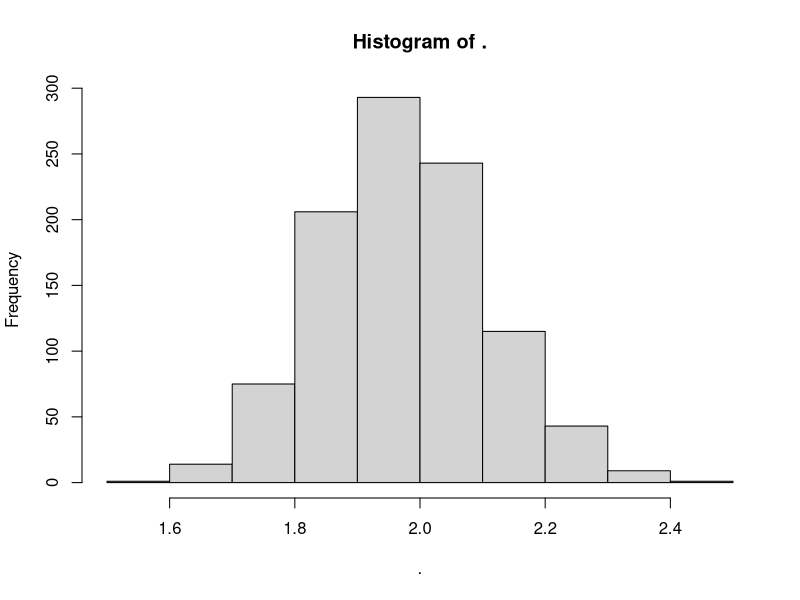

This figure's R source:
# 06_workshop_extra.R


# EXERCISE 1 - Writing a Function #####################3
f = function(Eu, El, sd){     
  cp = (Eu - El) / (6 * sd)  
  return(cp)
}

# roxygen2 style commenting for functions

#' @name f
#' @title Cp Process Control Index Function
#' @description 
#' Calculate any Cp statistic with just 3 inputs! Yay!
#' @param Eu:int Upper Specification Limit
#' @param El:int Lower Specification Limit
#' @param sd:int Sigma-short (average within group standard deviation)
#' @importFrom dplyr `%>%` filter (for example)
f = function(Eu, El, sd){     
  cp = (Eu - El) / (6 * sd)  
  return(cp)
}


f(Eu = 10, El = 2, sd = 5)

# EXERCISE 2 ###################################
library(dplyr)
library(readr)
water = read_csv("workshops/onsen.csv", show_col_types = FALSE)
water %>% head() %>% glimpse()






# EXERCISE 3 #####################################


# What's bootstrapping?
# Take the existing data
# Sample with Replacement for the entire data
# Calculate a Stat
# Get a stat that has been slightly influenced by random chance




library(dplyr)
library(readr)
water = read_csv("workshops/onsen.csv", show_col_types = FALSE)

water %>%
  summarize(sigma_t = sd(temp))


# We need 1000 standard deviations
# We need 1000 resampled water datasets
# We need 1000 water datasets --- x
# We need a dataframe of 1000 ids -- x

boot = tibble(rep = 1:1000) %>%
  group_by(rep) %>%
  reframe(water) %>%
  group_by(rep) %>%
  sample_n(size = n(), replace = TRUE)

stat = boot %>%
  group_by(rep) %>%
  summarize(sigma_t = sd(temp))

stat$sigma_t %>% hist()

stat %>% 
  ungroup() %>%
  summarize(
    estimate = mean(sigma_t),
    se = sd(sigma_t),
    upper = estimate + se*qnorm(0.975),
    lower = estimate - se*qnorm(0.975) 
  )
